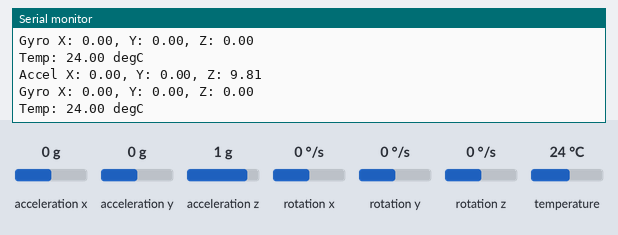
A sketch run on a simulated ESP32. Shown: the last lines printed to the serial monitor. The inputs (shaded band) are chosen by the test bench; at power-on: acceleration x 0 g, acceleration y 0 g, acceleration z 1 g, rotation x 0 °/s, rotation y 0 °/s, rotation z 0 °/s, temperature 24 °C.

Above: at 1.3 s.
1.4 s: acceleration x set to -1.4 g
At 2.5 s:
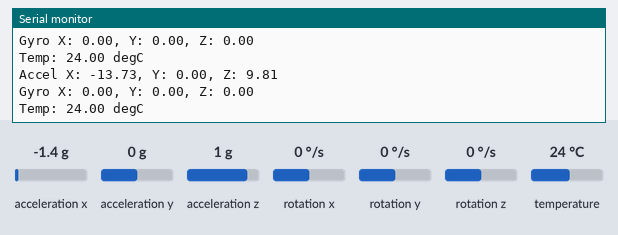
2.9 s: acceleration y set to -1.4 g
At 3.5 s:
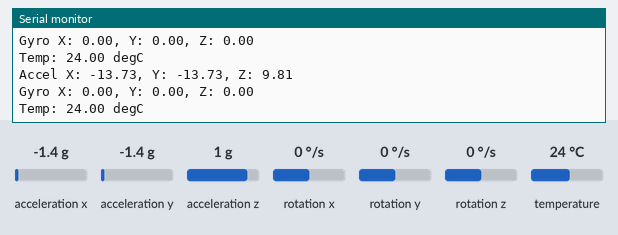
4.4 s: acceleration z set to -1.4 g
At 5.7 s:
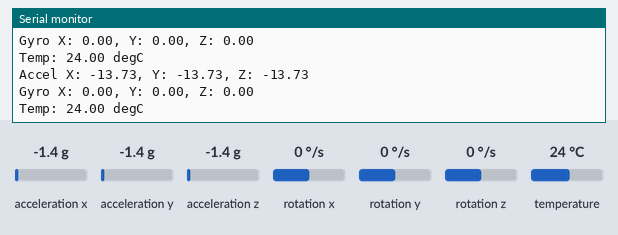
5.9 s: rotation x set to -192 °/s
At 6.9 s:
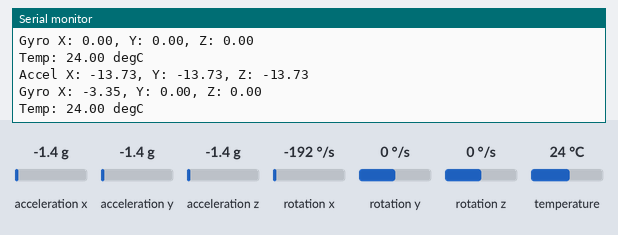
7.4 s: rotation y set to -192 °/s
At 9.0 s:
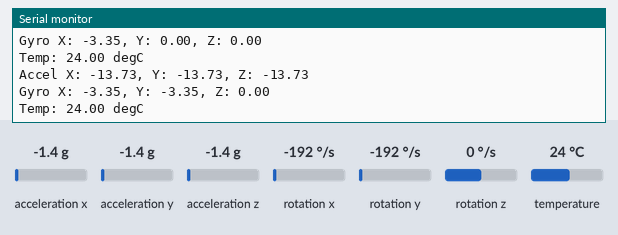

Measured:
- after the input at 1.4 s, the serial monitor: prints a new line after 0.71 s (image 1)
- after the input at 2.9 s, the serial monitor: prints a new line after 0.21 s (image 2)
- after the input at 4.4 s, the serial monitor: prints a new line after 0.72 s (image 3)
- after the input at 5.9 s, the serial monitor: prints a new line after 0.23 s (image 4)
- after the input at 7.4 s, the serial monitor: prints a new line after 0.74 s (image 5)

The sketch:

MPU6050_test_code.ino
```cpp
#include <Wire.h>
#include <Adafruit_MPU6050.h>
#include <Adafruit_Sensor.h>

Adafruit_MPU6050 mpu;

void setup() {
  Serial.begin(115200);
  Wire.begin(3, 4);  // SDA = GPIO3, SCL = GPIO4

  if (!mpu.begin(0x68, &Wire)) {
    Serial.println("Failed to find MPU6050 chip");
    while (1) {
      delay(10);
    }
  }

  Serial.println("MPU6050 Found!");
  mpu.setAccelerometerRange(MPU6050_RANGE_8_G);
  mpu.setGyroRange(MPU6050_RANGE_500_DEG);
  mpu.setFilterBandwidth(MPU6050_BAND_21_HZ);
  delay(100);
}

void loop() {
  sensors_event_t a, g, temp;
  mpu.getEvent(&a, &g, &temp);

  Serial.print("Accel X: "); Serial.print(a.acceleration.x);
  Serial.print(", Y: "); Serial.print(a.acceleration.y);
  Serial.print(", Z: "); Serial.println(a.acceleration.z);

  Serial.print("Gyro X: "); Serial.print(g.gyro.x);
  Serial.print(", Y: "); Serial.print(g.gyro.y);
  Serial.print(", Z: "); Serial.println(g.gyro.z);

  Serial.print("Temp: "); Serial.print(temp.temperature);
  Serial.println(" degC");

  Serial.println("");
  delay(1000);
}
```
